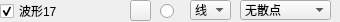
                   <widget class="QWidget" name="widget_17" native="true">
                    <property name="minimumSize">
                     <size>
                      <width>0</width>
                      <height>22</height>
                     </size>
                    </property>
                    <property name="maximumSize">
                     <size>
                      <width>16777215</width>
                      <height>22</height>
                     </size>
                    </property>
                    <widget class="QRadioButton" name="rdoBoldCurve17">
                     <property name="geometry">
                      <rect>
                       <x>160</x>
                       <y>3</y>
                       <width>16</width>
                       <height>16</height>
                      </rect>
                     </property>
                     <property name="text">
                      <string/>
                     </property>
                     <property name="checked">
                      <bool>false</bool>
                     </property>
                    </widget>
                    <widget class="QCheckBox" name="chkVisibleCurve17">
                     <property name="geometry">
                      <rect>
                       <x>0</x>
                       <y>3</y>
                       <width>125</width>
                       <height>16</height>
                      </rect>
                     </property>
                     <property name="text">
                      <string>波形17</string>
                     </property>
                     <property name="checked">
                      <bool>true</bool>
                     </property>
                    </widget>
                    <widget class="QPushButton" name="btnColourCurve17">
                     <property name="geometry">
                      <rect>
                       <x>130</x>
                       <y>0</y>
                       <width>21</width>
                       <height>21</height>
                      </rect>
                     </property>
                     <property name="text">
                      <string/>
                     </property>
                    </widget>
                    <widget class="QComboBox" name="cmbLineStyle17">
                     <property name="geometry">
                      <rect>
                       <x>190</x>
                       <y>0</y>
                       <width>41</width>
                       <height>20</height>
                      </rect>
                     </property>
                     <property name="currentIndex">
                      <number>1</number>
                     </property>
                     <item>
                      <property name="text">
                       <string>点</string>
                      </property>
                     </item>
                     <item>
                      <property name="text">
                       <string>线</string>
                      </property>
                     </item>
                     <item>
                      <property name="text">
                       <string>左</string>
                      </property>
                     </item>
                     <item>
                      <property name="text">
                       <string>右</string>
                      </property>
                     </item>
                     <item>
                      <property name="text">
                       <string>中</string>
                      </property>
                     </item>
                     <item>
                      <property name="text">
                       <string>积</string>
                      </property>
                     </item>
                    </widget>
                    <widget class="QComboBox" name="cmbScatterStyle17">
                     <property name="geometry">
                      <rect>
                       <x>240</x>
                       <y>0</y>
                       <width>91</width>
                       <height>20</height>
                      </rect>
                     </property>
                     <property name="focusPolicy">
                      <enum>Qt::WheelFocus</enum>
                     </property>
                     <property name="maxVisibleItems">
                      <number>20</number>
                     </property>
                     <item>
                      <property name="text">
                       <string>无散点</string>
                      </property>
                      <property name="icon">
                       <iconset resource="res.qrc">
                        <normaloff>:/pic/ssNone.png</normaloff>:/pic/ssNone.png</iconset>
                      </property>
                     </item>
                     <item>
                      <property name="text">
                       <string>x形</string>
                      </property>
                      <property name="icon">
                       <iconset resource="res.qrc">
                        <normaloff>:/pic/ssCross.png</normaloff>:/pic/ssCross.png</iconset>
                      </property>
                     </item>
                     <item>
                      <property name="text">
                       <string>+形</string>
                      </property>
                      <property name="icon">
                       <iconset resource="res.qrc">
                        <normaloff>:/pic/ssPlus.png</normaloff>:/pic/ssPlus.png</iconset>
                      </property>
                     </item>
                     <item>
                      <property name="text">
                       <string>空心圆</string>
                      </property>
                      <property name="icon">
                       <iconset resource="res.qrc">
                        <normaloff>:/pic/ssCircle.png</normaloff>:/pic/ssCircle.png</iconset>
                      </property>
                     </item>
                     <item>
                      <property name="text">
                       <string>实心圆</string>
                      </property>
                      <property name="icon">
                       <iconset resource="res.qrc">
                        <normaloff>:/pic/ssDisc.png</normaloff>:/pic/ssDisc.png</iconset>
                      </property>
                     </item>
                     <item>
                      <property name="text">
                       <string>矩形</string>
                      </property>
                      <property name="icon">
                       <iconset resource="res.qrc">
                        <normaloff>:/pic/ssSquare.png</normaloff>:/pic/ssSquare.png</iconset>
                      </property>
                     </item>
                     <item>
                      <property name="text">
                       <string>菱形</string>
                      </property>
                      <property name="icon">
                       <iconset resource="res.qrc">
                        <normaloff>:/pic/ssDiamond.png</normaloff>:/pic/ssDiamond.png</iconset>
                      </property>
                     </item>
                     <item>
                      <property name="text">
                       <string>星形</string>
                      </property>
                      <property name="icon">
                       <iconset resource="res.qrc">
                        <normaloff>:/pic/ssStar.png</normaloff>:/pic/ssStar.png</iconset>
                      </property>
                     </item>
                     <item>
                      <property name="text">
                       <string>正三角</string>
                      </property>
                      <property name="icon">
                       <iconset resource="res.qrc">
                        <normaloff>:/pic/ssTriangle.png</normaloff>:/pic/ssTriangle.png</iconset>
                      </property>
                     </item>
                     <item>
                      <property name="text">
                       <string>倒三角</string>
                      </property>
                      <property name="icon">
                       <iconset resource="res.qrc">
                        <normaloff>:/pic/ssTriangleInverted.png</normaloff>:/pic/ssTriangleInverted.png</iconset>
                      </property>
                     </item>
                     <item>
                      <property name="text">
                       <string>x框</string>
                      </property>
                      <property name="icon">
                       <iconset resource="res.qrc">
                        <normaloff>:/pic/ssCrossSquare.png</normaloff>:/pic/ssCrossSquare.png</iconset>
                      </property>
                     </item>
                     <item>
                      <property name="text">
                       <string>+框</string>
                      </property>
                      <property name="icon">
                       <iconset resource="res.qrc">
                        <normaloff>:/pic/ssPlusSquare.png</normaloff>:/pic/ssPlusSquare.png</iconset>
                      </property>
                     </item>
                     <item>
                      <property name="text">
                       <string>x圆</string>
                      </property>
                      <property name="icon">
                       <iconset resource="res.qrc">
                        <normaloff>:/pic/ssCrossCircle.png</normaloff>:/pic/ssCrossCircle.png</iconset>
                      </property>
                     </item>
                     <item>
                      <property name="text">
                       <string>+圆</string>
                      </property>
                      <property name="icon">
                       <iconset resource="res.qrc">
                        <normaloff>:/pic/ssPlusCircle.png</normaloff>:/pic/ssPlusCircle.png</iconset>
                      </property>
                     </item>
                     <item>
                      <property name="text">
                       <string>和平</string>
                      </property>
                      <property name="icon">
                       <iconset resource="res.qrc">
                        <normaloff>:/pic/ssPeace.png</normaloff>:/pic/ssPeace.png</iconset>
                      </property>
                     </item>
                    </widget>
                   </widget>
